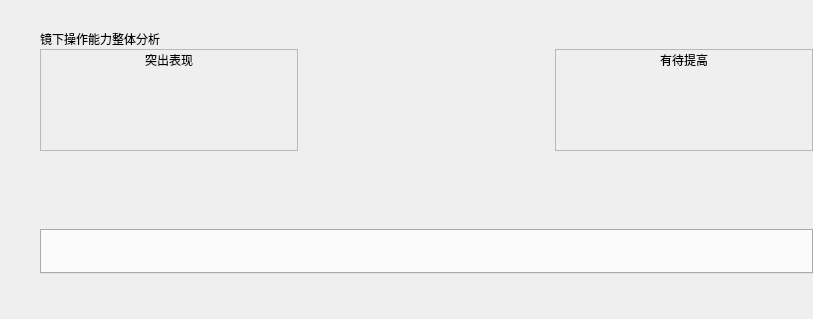
<?xml version="1.0" encoding="UTF-8"?>
<ui version="4.0">
 <class>SYAdminSkillTrainAnalysisWindow</class>
 <widget class="QWidget" name="SYAdminSkillTrainAnalysisWindow">
  <property name="geometry">
   <rect>
    <x>0</x>
    <y>0</y>
    <width>813</width>
    <height>319</height>
   </rect>
  </property>
  <property name="windowTitle">
   <string>SimLaparo</string>
  </property>
  <layout class="QVBoxLayout" name="verticalLayout">
   <property name="spacing">
    <number>0</number>
   </property>
   <property name="leftMargin">
    <number>40</number>
   </property>
   <property name="topMargin">
    <number>28</number>
   </property>
   <property name="rightMargin">
    <number>0</number>
   </property>
   <property name="bottomMargin">
    <number>0</number>
   </property>
   <item>
    <widget class="SYAdminTrainStatisticWindow" name="trainAnalysisWindow" native="true"/>
   </item>
   <item>
    <spacer name="verticalSpacer">
     <property name="orientation">
      <enum>Qt::Vertical</enum>
     </property>
     <property name="sizeType">
      <enum>QSizePolicy::Fixed</enum>
     </property>
     <property name="sizeHint" stdset="0">
      <size>
       <width>20</width>
       <height>1</height>
      </size>
     </property>
    </spacer>
   </item>
   <item>
    <layout class="QVBoxLayout" name="verticalLayout_5">
     <item>
      <layout class="QHBoxLayout" name="horizontalLayout">
       <property name="spacing">
        <number>0</number>
       </property>
       <item>
        <widget class="QLabel" name="abilityAnalysisLabel">
         <property name="text">
          <string>镜下操作能力整体分析</string>
         </property>
        </widget>
       </item>
       <item>
        <spacer name="horizontalSpacer">
         <property name="orientation">
          <enum>Qt::Horizontal</enum>
         </property>
         <property name="sizeHint" stdset="0">
          <size>
           <width>40</width>
           <height>20</height>
          </size>
         </property>
        </spacer>
       </item>
      </layout>
     </item>
     <item>
      <layout class="QHBoxLayout" name="horizontalLayout_6">
       <property name="spacing">
        <number>0</number>
       </property>
       <item>
        <widget class="QFrame" name="surperiorAbilityFrame">
         <property name="frameShape">
          <enum>QFrame::StyledPanel</enum>
         </property>
         <property name="frameShadow">
          <enum>QFrame::Raised</enum>
         </property>
         <layout class="QVBoxLayout" name="verticalLayout_2">
          <property name="spacing">
           <number>0</number>
          </property>
          <property name="leftMargin">
           <number>0</number>
          </property>
          <property name="topMargin">
           <number>0</number>
          </property>
          <property name="rightMargin">
           <number>0</number>
          </property>
          <property name="bottomMargin">
           <number>0</number>
          </property>
          <item>
           <layout class="QVBoxLayout" name="verticalLayout_3">
            <property name="spacing">
             <number>0</number>
            </property>
            <item>
             <layout class="QHBoxLayout" name="horizontalLayout_2">
              <item>
               <spacer name="horizontalSpacer_3">
                <property name="orientation">
                 <enum>Qt::Horizontal</enum>
                </property>
                <property name="sizeHint" stdset="0">
                 <size>
                  <width>40</width>
                  <height>20</height>
                 </size>
                </property>
               </spacer>
              </item>
              <item>
               <widget class="QLabel" name="superiorAbilityLabel">
                <property name="text">
                 <string>突出表现</string>
                </property>
                <property name="alignment">
                 <set>Qt::AlignCenter</set>
                </property>
               </widget>
              </item>
              <item>
               <spacer name="horizontalSpacer_2">
                <property name="orientation">
                 <enum>Qt::Horizontal</enum>
                </property>
                <property name="sizeHint" stdset="0">
                 <size>
                  <width>40</width>
                  <height>20</height>
                 </size>
                </property>
               </spacer>
              </item>
             </layout>
            </item>
            <item>
             <spacer name="verticalSpacer_4">
              <property name="orientation">
               <enum>Qt::Vertical</enum>
              </property>
              <property name="sizeHint" stdset="0">
               <size>
                <width>20</width>
                <height>40</height>
               </size>
              </property>
             </spacer>
            </item>
            <item>
             <layout class="QHBoxLayout" name="abilityLayout1"/>
            </item>
            <item>
             <spacer name="verticalSpacer_5">
              <property name="orientation">
               <enum>Qt::Vertical</enum>
              </property>
              <property name="sizeHint" stdset="0">
               <size>
                <width>20</width>
                <height>40</height>
               </size>
              </property>
             </spacer>
            </item>
           </layout>
          </item>
         </layout>
        </widget>
       </item>
       <item>
        <spacer name="horizontalSpacer_6">
         <property name="orientation">
          <enum>Qt::Horizontal</enum>
         </property>
         <property name="sizeHint" stdset="0">
          <size>
           <width>40</width>
           <height>20</height>
          </size>
         </property>
        </spacer>
       </item>
       <item>
        <widget class="QFrame" name="inferiorAbilityFrame">
         <property name="frameShape">
          <enum>QFrame::StyledPanel</enum>
         </property>
         <property name="frameShadow">
          <enum>QFrame::Raised</enum>
         </property>
         <layout class="QVBoxLayout" name="verticalLayout_4">
          <property name="spacing">
           <number>0</number>
          </property>
          <property name="leftMargin">
           <number>0</number>
          </property>
          <property name="topMargin">
           <number>0</number>
          </property>
          <property name="rightMargin">
           <number>0</number>
          </property>
          <property name="bottomMargin">
           <number>0</number>
          </property>
          <item>
           <layout class="QVBoxLayout" name="verticalLayout_6">
            <property name="spacing">
             <number>0</number>
            </property>
            <item>
             <layout class="QHBoxLayout" name="horizontalLayout_4">
              <item>
               <spacer name="horizontalSpacer_4">
                <property name="orientation">
                 <enum>Qt::Horizontal</enum>
                </property>
                <property name="sizeHint" stdset="0">
                 <size>
                  <width>40</width>
                  <height>20</height>
                 </size>
                </property>
               </spacer>
              </item>
              <item>
               <widget class="QLabel" name="inferiorAbilityLabel">
                <property name="text">
                 <string>有待提高</string>
                </property>
                <property name="alignment">
                 <set>Qt::AlignCenter</set>
                </property>
               </widget>
              </item>
              <item>
               <spacer name="horizontalSpacer_5">
                <property name="orientation">
                 <enum>Qt::Horizontal</enum>
                </property>
                <property name="sizeHint" stdset="0">
                 <size>
                  <width>40</width>
                  <height>20</height>
                 </size>
                </property>
               </spacer>
              </item>
             </layout>
            </item>
            <item>
             <spacer name="verticalSpacer_8">
              <property name="orientation">
               <enum>Qt::Vertical</enum>
              </property>
              <property name="sizeHint" stdset="0">
               <size>
                <width>20</width>
                <height>40</height>
               </size>
              </property>
             </spacer>
            </item>
            <item>
             <layout class="QHBoxLayout" name="abilityLayout2"/>
            </item>
            <item>
             <spacer name="verticalSpacer_9">
              <property name="orientation">
               <enum>Qt::Vertical</enum>
              </property>
              <property name="sizeHint" stdset="0">
               <size>
                <width>20</width>
                <height>40</height>
               </size>
              </property>
             </spacer>
            </item>
           </layout>
          </item>
         </layout>
        </widget>
       </item>
      </layout>
     </item>
    </layout>
   </item>
   <item>
    <spacer name="verticalSpacer_3">
     <property name="orientation">
      <enum>Qt::Vertical</enum>
     </property>
     <property name="sizeType">
      <enum>QSizePolicy::Fixed</enum>
     </property>
     <property name="sizeHint" stdset="0">
      <size>
       <width>20</width>
       <height>78</height>
      </size>
     </property>
    </spacer>
   </item>
   <item>
    <widget class="QTabWidget" name="tabWidget">
     <property name="usesScrollButtons">
      <bool>true</bool>
     </property>
     <property name="tabsClosable">
      <bool>false</bool>
     </property>
    </widget>
   </item>
   <item>
    <spacer name="verticalSpacer_2">
     <property name="orientation">
      <enum>Qt::Vertical</enum>
     </property>
     <property name="sizeHint" stdset="0">
      <size>
       <width>20</width>
       <height>40</height>
      </size>
     </property>
    </spacer>
   </item>
  </layout>
 </widget>
 <customwidgets>
  <customwidget>
   <class>SYAdminTrainStatisticWindow</class>
   <extends>QWidget</extends>
   <header>syadmintrainstatisticwindow.h</header>
   <container>1</container>
  </customwidget>
 </customwidgets>
 <resources/>
 <connections/>
</ui>
